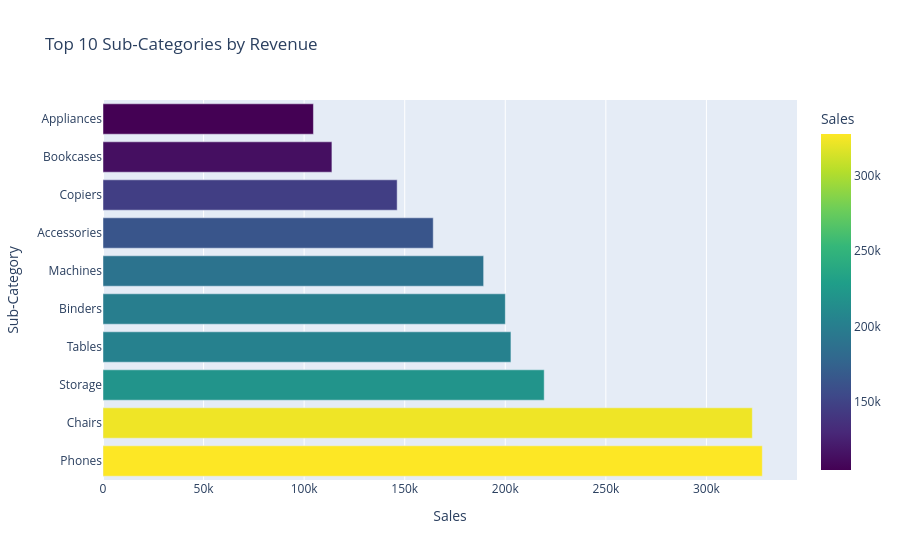

The code cell stored with this chart in its notebook:
### Code cell
#top 10 category
sub_cat = df.groupby('Sub-Category')['Sales'].sum().reset_index()
sub_cat = sub_cat.sort_values('Sales', ascending=False).head(10)

fig5 = px.bar(sub_cat, x='Sales', y='Sub-Category',
              orientation='h',
              title='Top 10 Sub-Categories by Revenue',
              color='Sales',
              color_continuous_scale='Viridis')
fig5.show()

### Figure 1 — Plotly figure (JSON) as saved in the notebook; plotly's stock layout.template omitted (floating-point values rounded to 4 significant figures)
{"data": [{"hovertemplate": "Sales=%{marker.color}<br>Sub-Category=%{y}<extra></extra>", "legendgroup": "", "marker": {"color": [327800.0, 322800.0, 219300.0, 202800.0, 200000.0, 189200.0, 164200.0, 146200.0, 113800.0, 104600.0], "coloraxis": "coloraxis", "pattern": {"shape": ""}}, "name": "", "orientation": "h", "showlegend": false, "textposition": "auto", "type": "bar", "x": [327800.0, 322800.0, 219300.0, 202800.0, 200000.0, 189200.0, 164200.0, 146200.0, 113800.0, 104600.0], "xaxis": "x", "y": ["Phones", "Chairs", "Storage", "Tables", "Binders", "Machines", "Accessories", "Copiers", "Bookcases", "Appliances"], "yaxis": "y"}], "layout": {"barmode": "relative", "coloraxis": {"colorbar": {"title": {"text": "Sales"}}, "colorscale": [[0, "#440154"], [0.1111, "#482878"], [0.2222, "#3e4989"], [0.3333, "#31688e"], [0.4444, "#26828e"], [0.5556, "#1f9e89"], [0.6667, "#35b779"], [0.7778, "#6ece58"], [0.8889, "#b5de2b"], [1, "#fde725"]]}, "legend": {"tracegroupgap": 0}, "title": {"text": "Top 10 Sub-Categories by Revenue"}, "xaxis": {"anchor": "y", "domain": [0, 1], "title": {"text": "Sales"}}, "yaxis": {"anchor": "x", "domain": [0, 1], "title": {"text": "Sub-Category"}}}}
